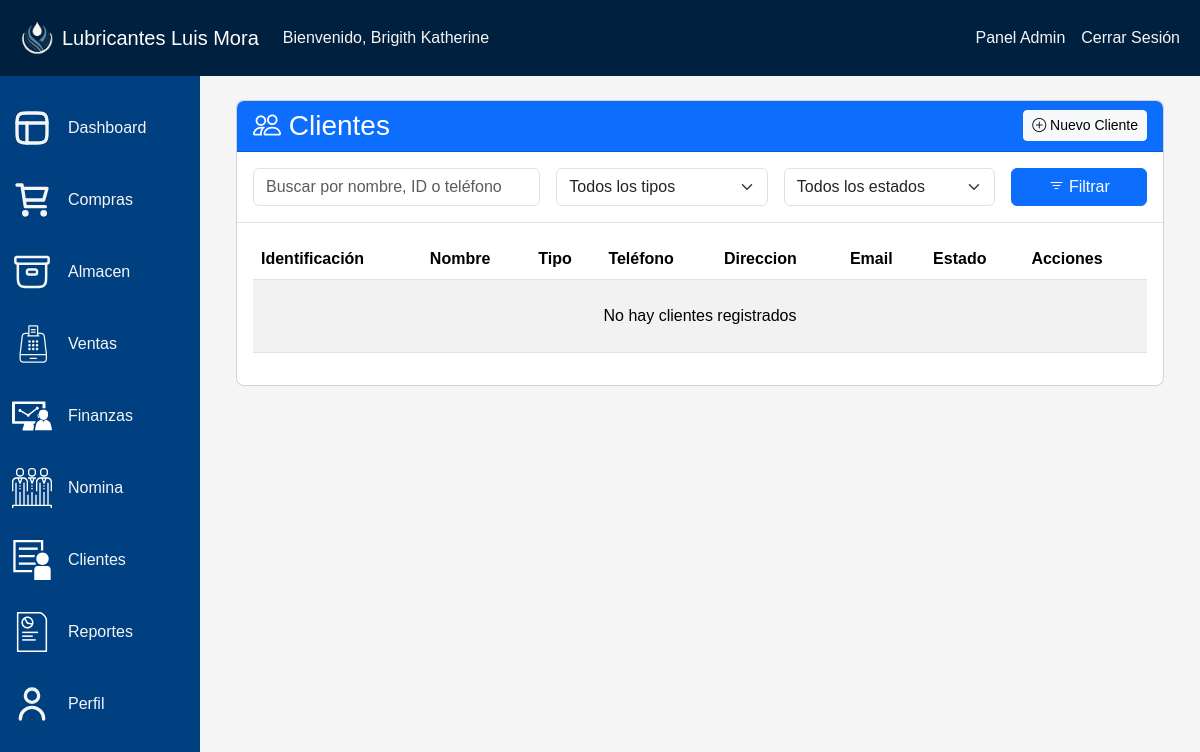
The app's page /clientes/ (signed in), older data.
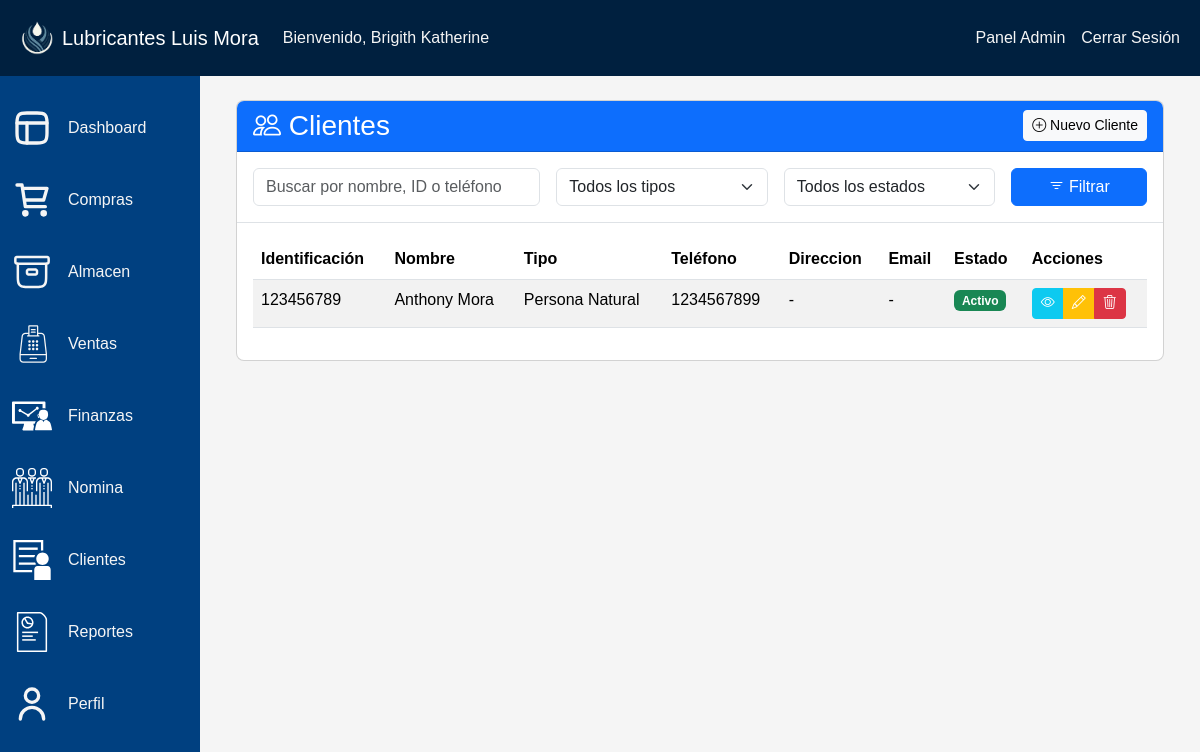
The same page, newer data.
### aplicacion/models.py (models this page shows, shortened)
class Cliente(models.Model):
    TIPO_CHOICES = (
        ('NATURAL', 'Persona Natural'),
        ('JURIDICO', 'Persona Jurídica'),
    )
    tipo = models.CharField(max_length=10, choices=TIPO_CHOICES, default='NATURAL')
    identificacion = models.CharField(max_length=20, unique=True)
    nombre = models.CharField(max_length=100)
    direccion = models.TextField(blank=True)
    telefono = models.CharField(max_length=20, blank=True)
    email = models.EmailField(blank=True)
    activo = models.BooleanField(default=True)
    fecha_creacion = models.DateTimeField(auto_now_add=True)
    class Meta:
        verbose_name = "Cliente"
        verbose_name_plural = "Clientes"

### aplicacion/views.py (the view)
# urls.py: path('clientes/', listar_clientes, name='clientes'),
@login_required
def listar_clientes(request):
    clientes = Cliente.objects.filter(activo=True).order_by('-fecha_creacion')
    tipo = request.GET.get('tipo')
    estado = request.GET.get('estado')
    search_query = request.GET.get('search')
    if tipo:
        clientes = clientes.filter(tipo=tipo)
    if estado:
        clientes = clientes.filter(activo=estado == 'activo')
    if search_query:
        clientes = clientes.filter(
            models.Q(nombre__icontains=search_query) |
            models.Q(identificacion__icontains=search_query) |
            models.Q(telefono__icontains=search_query)
        )
    paginator = Paginator(clientes, 10)
    page_number = request.GET.get('page')
    page_obj = paginator.get_page(page_number)
    search_form = ClienteSearchForm(request.GET or None)
    return render(request, 'vistas/clientes.html', {
        'clientes': page_obj,
        'page_obj': page_obj,
        'search_form': search_form
    })

### aplicacion/forms.py
class ClienteSearchForm(forms.Form):
    TIPO_CHOICES = [
        ('', 'Todos los tipos'),
        ('NATURAL', 'Persona Natural'),
        ('JURIDICO', 'Persona Jurídica'),
    ]
    ESTADO_CHOICES = [
        ('', 'Todos los estados'),
        ('activo', 'Activo'),
        ('inactivo', 'Inactivo'),
    ]
    search = forms.CharField(
        required=False,
        widget=forms.TextInput(attrs={
            'placeholder': 'Buscar por nombre, ID o teléfono',
            'class': 'form-control'
        })
    )
    tipo = forms.ChoiceField(
        choices=TIPO_CHOICES,
        required=False,
        widget=forms.Select(attrs={'class': 'form-select'})
    )
    estado = forms.ChoiceField(
        choices=ESTADO_CHOICES,
        required=False,
        widget=forms.Select(attrs={'class': 'form-select'})
    )

### aplicacion/templates/vistas/clientes.html (shortened to what the changed rows need)
{% extends 'paneles/admin.html' %}
{% load static %}
{% block dashboard %}
<div class="container mt-4">
    <div class="card">
        <div class="card-body">
            <div class="table-responsive">
                <table class="table table-striped table-hover">
                    <thead>
                        <tr>
                            <th>Identificación</th>
                            <th>Nombre</th>
                            <th>Tipo</th>
                            <th>Teléfono</th>
                            <th>Direccion</th>
                            <th>Email</th>
                            <th>Estado</th>
                            <th>Acciones</th>
                        </tr>
                    </thead>
                    <tbody>
                        {% for cliente in clientes %}
                        <tr>
                            <td>{{ cliente.identificacion }}</td>
                            <td>{{ cliente.nombre }}</td>
                            <td>{{ cliente.get_tipo_display }}</td>
                            <td>{{ cliente.telefono|default:"-" }}</td>
                            <td>{{ cliente.direccion|default:"-" }}</td>
                            <td>{{ cliente.email|default:"-" }}</td>
                            <td>
                                <span class="badge bg-{% if cliente.activo %}success{% else %}danger{% endif %}">
                                    {% if cliente.activo %}Activo{% else %}Inactivo{% endif %}
                                </span>
                            </td>
                            <td>
                                <div class="btn-group btn-group-sm" role="group">
                                    <a href="{% url 'detalles_cliente' cliente.pk %}" class="btn btn-info" title="Ver">
                                        <i class="bi bi-eye text-white"></i>
                                    </a>
                                    <a href="{% url 'editar_cliente' cliente.pk %}" class="btn btn-warning" title="Editar">
                                        <i class="bi bi-pencil text-white"></i>
                                    </a>
                                    <a href="{% url 'eliminar_cliente' cliente.pk %}" class="btn btn-danger" title="Eliminar">
                                        <i class="bi bi-trash3"></i>
                                    </a>
                                </div>
                            </td>
                        </tr>
                        {% empty %}
                        <tr>
                            <td colspan="8" class="text-center py-4">
                                {% if request.GET %}
                                No se encontraron clientes con los filtros aplicados
                                {% else %}
                                No hay clientes registrados
                                {% endif %}
                            </td>
                        </tr>
                        {% endfor %}
                    </tbody>
                </table>
            </div>
        </div>
    </div>
</div>
{% endblock %}

Row changes from the older to the newer data that the page shows:
added Cliente: identificacion "123456789", nombre "Anthony Mora", tipo "Persona Natural", telefono "1234567899", direccion "-", email "-", activo "Activo"
Text that changed along with them:
text no longer shown: "No hay clientes registrados"
